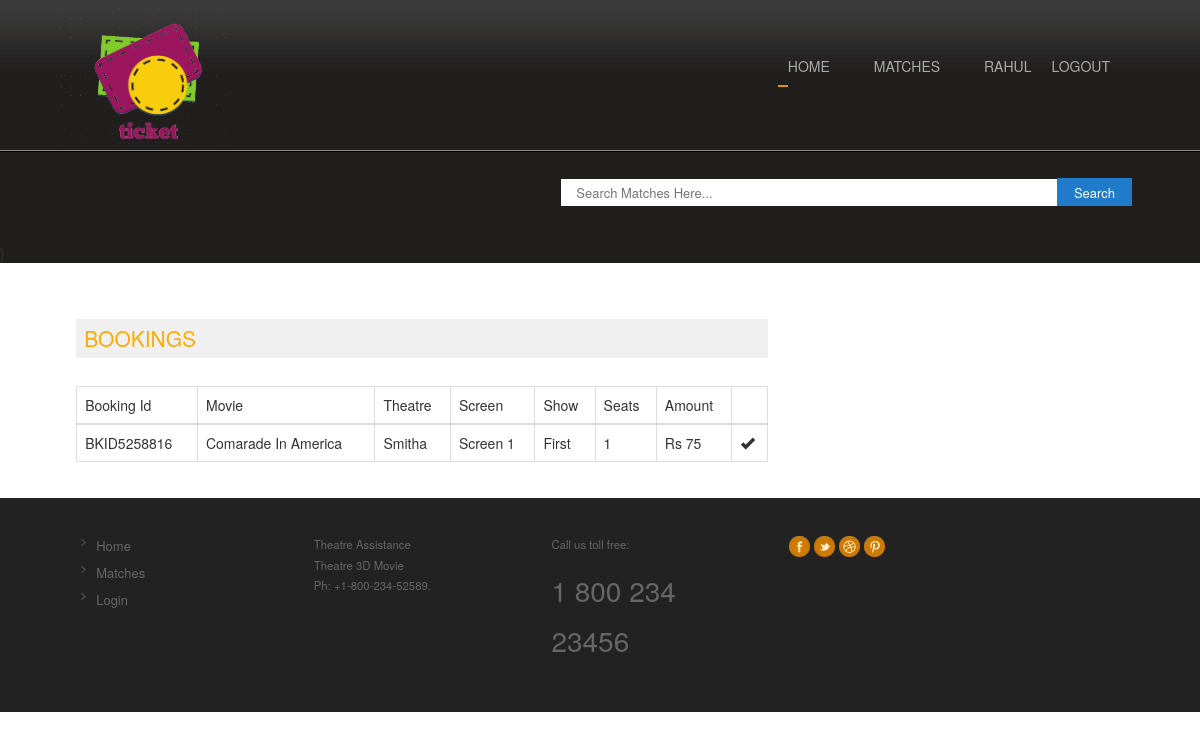
/profile.php (signed in), run on the app's committed database.
### tables this page shows
CREATE TABLE IF NOT EXISTS `tbl_registration` (
  `user_id` int(11) NOT NULL AUTO_INCREMENT,
  `name` varchar(50) NOT NULL,
  `email` varchar(50) NOT NULL,
  `phone` varchar(12) NOT NULL,
  `age` int(2) NOT NULL,
  `gender` varchar(10) NOT NULL,
  PRIMARY KEY (`user_id`)
);

CREATE TABLE IF NOT EXISTS `tbl_bookings` (
  `book_id` int(11) NOT NULL AUTO_INCREMENT,
  `ticket_id` varchar(30) NOT NULL,
  `t_id` int(11) NOT NULL COMMENT 'theater id',
  `user_id` int(11) NOT NULL,
  `show_id` int(11) NOT NULL,
  `screen_id` int(11) NOT NULL,
  `no_seats` int(3) NOT NULL COMMENT 'number of seats',
  `amount` int(5) NOT NULL,
  `ticket_date` date NOT NULL,
  `date` date NOT NULL,
  `status` int(1) NOT NULL,
  PRIMARY KEY (`book_id`)
);

CREATE TABLE IF NOT EXISTS `tbl_movie` (
  `ticket_id` int(11) NOT NULL AUTO_INCREMENT,
  `t_id` int(11) NOT NULL COMMENT 'theatre id',
  `ticket_name` varchar(100) NOT NULL,
  `cast` varchar(500) NOT NULL,
  `desc` varchar(1000) NOT NULL,
  `match_date` date NOT NULL,
  `image` varchar(200) NOT NULL,
  `video_url` varchar(200) NOT NULL,
  `status` int(1) NOT NULL COMMENT '0 means active ',
  PRIMARY KEY (`ticket_id`)
);

CREATE TABLE IF NOT EXISTS `tbl_theatre` (
  `id` int(11) NOT NULL AUTO_INCREMENT,
  `name` varchar(100) NOT NULL,
  `address` varchar(100) NOT NULL,
  `place` varchar(100) NOT NULL,
  `state` varchar(50) NOT NULL,
  `pin` int(11) NOT NULL,
  PRIMARY KEY (`id`)
);

CREATE TABLE IF NOT EXISTS `tbl_screens` (
  `screen_id` int(11) NOT NULL AUTO_INCREMENT,
  `t_id` int(11) NOT NULL COMMENT 'theatre id',
  `screen_name` varchar(110) NOT NULL,
  `seats` int(11) NOT NULL COMMENT 'number of seats',
  `charge` int(11) NOT NULL,
  PRIMARY KEY (`screen_id`)
);

CREATE TABLE IF NOT EXISTS `tbl_show_time` (
  `st_id` int(11) NOT NULL AUTO_INCREMENT,
  `screen_id` int(11) NOT NULL,
  `name` varchar(40) NOT NULL COMMENT 'noon,second,etc',
  `start_time` time NOT NULL,
  PRIMARY KEY (`st_id`)
);

### profile.php (the view, shortened to what this page needs)
<?php include('header.php');
	?>
<div class="content">
	<div class="wrap">
		<div class="content-top">
				<div class="section group">
					<div class="about span_1_of_2">
						<h3>BOOKINGS</h3>
						<?php
				$bk=mysqli_query($con,"select * from tbl_bookings where user_id='".$_SESSION['user']."'");
				if(mysqli_num_rows($bk))
				{
					?>
					<table class="table table-bordered">
						<thead>
						<th>Booking Id</th>
						<th>Movie</th>
						<th>Theatre</th>
						<th>Screen</th>
						<th>Show</th>
						<th>Seats</th>
						<th>Amount</th>
						<th></th>
						</thead>
						<tbody>
						<?php
						while($bkg=mysqli_fetch_array($bk))
						{
							$m=mysqli_query($con,"select * from tbl_movie where ticket_id=(select ticket_id from tbl_shows where s_id='".$bkg['show_id']."')");
							$mov=mysqli_fetch_array($m);
							$s=mysqli_query($con,"select * from tbl_screens where screen_id='".$bkg['screen_id']."'");
							$srn=mysqli_fetch_array($s);
							$tt=mysqli_query($con,"select * from tbl_theatre where id='".$bkg['t_id']."'");
							$thr=mysqli_fetch_array($tt);
							$st=mysqli_query($con,"select * from tbl_show_time where st_id=(select st_id from tbl_shows where s_id='".$bkg['show_id']."')");
							$stm=mysqli_fetch_array($st);
							?>
							<tr>
								<td>
									<?php echo $bkg['ticket_id'];?>
								</td>
								<td>
									<?php echo $mov['ticket_name'];?>
								</td>
								<td>
									<?php echo $thr['name'];?>
								</td>
								<td>
									<?php echo $srn['screen_name'];?>
								</td>
								<td>
									<?php echo $stm['name'];?>
								</td>
								<td>
									<?php echo $bkg['no_seats'];?>
								</td>
								<td>
									Rs <?php echo $bkg['amount'];?>
								</td>
								<td>
									<?php  if($bkg['ticket_date']<date('Y-m-d'))
									{
										?>
										<i class="glyphicon glyphicon-ok"></i>
										<?php
									}
									else
									{?>
									<a href="cancel.php?id=<?php echo $bkg['book_id'];?>">Cancel</a>
									<?php
									}
									?>
								</td>
							</tr>
							<?php
						}
						?></tbody>
					</table>
					<?php
				}
				else
				{
					?>
					<h3>No Previous Bookings</h3>
					<?php
				}
				?>
					</div>
			</div>
			</div>
	</div>
</div>
<?php include('footer.php');?>

### header.php (shortened to what this page needs)
<?php
include('config.php');
?>
<!DOCTYPE HTML>
<html>
<head>
<link rel="stylesheet" href="css/style.css" type="text/css" media="all" />
<link rel="stylesheet" href="css/flexslider.css" type="text/css" media="all" />
<link type="text/css" rel="stylesheet" href="http://www.dreamtemplate.com/dreamcodes/tabs/css/tsc_tabs.css" />
<link rel="stylesheet" href="css/tsc_tabs.css" type="text/css" media="all" />
<link rel="stylesheet" href="https://maxcdn.bootstrapcdn.com/bootstrap/3.3.7/css/bootstrap.min.css">
</head>
<body>
<div class="header">
	<div class="header-top"
	>
		<div class="wrap">
			<div class="h-logo"
			>
			<a href="index.php">
				<img src="images/logo.png"
				style="height:150px"
				alt=""/>
			</a>
		</div>
			  <div class="nav-wrap">
					<ul class="group" id="example-one">
			           <li><a href="index.php">Home</a></li>
			  		   <li><a href="match_events.php">Matches</a></li>
			  		   <li><?php if(isset($_SESSION['user'])){
			  		   $us=mysqli_query($con,"select * from tbl_registration where user_id='".$_SESSION['user']."'");
        $user=mysqli_fetch_array($us);?><a href="profile.php"><?php echo $user['name'];?></a><a href="logout.php">Logout</a><?php }else{?><a href="login.php">Login</a><?php }?></li>
			        </ul>
			  </div>
   		</div>
    </div>
<div class="block">
	<div class="wrap">
        <form action="process_search.php" id="reservation-form" method="post" onsubmit="myFunction()">
		       <fieldset>
		       	<div class="field" >
                                <input type="text" placeholder="Search Matches Here..." style="height:27px;width:500px"  required id="search111" name="search">
                                <input type="submit" value="Search" style="height:28px;padding-top:4px" id="button111">
    </div>
		       </fieldset>
            </form>
   </div>
</div>

### css/style.css (style rules this page uses)
html,body,div,span,applet,object,iframe,h1,h2,h3,h4,h5,h6,p,blockquote,pre,a,abbr,acronym,address,big,cite,code,del,dfn,em,img,ins,kbd,q,s,samp,small,strike,strong,sub,sup,tt,var,b,u,i,dl,dt,dd,ol,nav ul,nav li,fieldset,form,label,legend,table,caption,tbody,tfoot,thead,tr,th,td,article,aside,canvas,details,embed,figure,figcaption,footer,header,hgroup,menu,nav,output,ruby,section,summary,time,mark,audio,video { margin:0;padding:0;border:0;font-size:100%;font:inherit;vertical-align:baseline; }
ol,ul { list-style:none;margin:0;padding:0; }
table { border-collapse:collapse;border-spacing:0; }
a { text-decoration:none; }
img { max-width:100%; }
body { font-family: 'AmbleRegular'; background:#fff; }
.header { background: url(../images/hd-bg.png); }
.header-top { border-bottom: 2px ridge #333; }
.wrap { width:80%; margin:0 auto; }
.nav-wrap { float: right; width: 67%; margin: 50px auto; }
.nav-wrap ul { float:right; }
.group:after { visibility: hidden; display: block; content: ""; clear: both; height: 0; }
#example-one { margin: 0 auto; list-style: none; position: relative; }
#example-one li { display: inline-block; margin-right: 20px; }
#example-one a { color: #aaa; font-size: 14px; float: left; padding: 6px 10px 4px 10px; text-decoration: none; text-transform: uppercase; }
.h-logo { float:left; }
.block { margin-top: 20px; }
#reservation-form { float:right; margin-top:6px; }
#reservation-form .field { float:left; }
#reservation-form .field { display: block; height: 55px; font-size: 13px; color: #FAC9A9; margin-bottom: 10px; }
.content { background:#fff; padding: 20px 0; }
.content-top h3 { color: #FCAC03; font-size: 2em; padding: 1.5%; }
.about { display: block; float:left; }
.about:first-child { margin-left: 0; }
.span_1_of_2 { width: 67.1%; padding:1.5%; }
a { color:#888; font-size:13px; line-height:1.5em; }
.span_1_of_2 h3 { color:#FCAC03; font-size:1.5em; margin-bottom:4%; background:#f0f0f0; padding: 8px; }
@media only screen and (max-width:1280px) and (min-width:1024px) { .wrap { width:90%; } }

### footer.php (style rules this page uses)
.content { padding-bottom:0px !important; }
#search111 { padding:8px 15px; background-color:#fff; border:0px solid #dbdbdb; }
#button111 { position:relative; padding:6px 15px; left:-8px; border:2px solid #207cca; background-color:#207cca; color:#fafafa; }

### data on the page
tbl_registration: name "RAHUL"
tbl_bookings: ticket "BKID5258816", tbl_movie.ticket_name "Comarade In America", tbl_theatre.name "Smitha", screen.screen_name "Screen 1", tbl_show_time.name "First", no_seats "1", amount "75"
